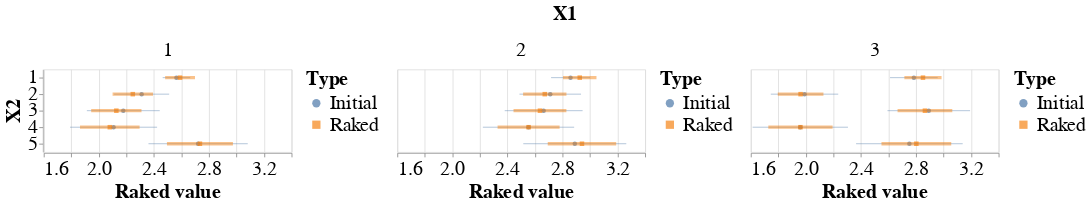

Here is the notebook cell this chart was saved with:
### Code cell
bar = alt.Chart(df_raked).mark_errorbar(clip=True, opacity=0.5).encode(
    alt.X('Upper:Q', scale=alt.Scale(zero=False), axis=alt.Axis(title='Raked value')),
    alt.X2('Lower:Q'),
    alt.Y('X2:N', axis=alt.Axis(title='X2')),
    color=alt.Color('Type:N', legend=None),
    strokeWidth=alt.StrokeWidth('width:Q', legend=None)
)
point = alt.Chart(df_raked).mark_point(
    filled=True
).encode(
    alt.X('Value:Q'),
    alt.Y('X2:N'),
    color=alt.Color('Type:N'),
    shape=alt.Shape('Type:N')
)
chart = alt.layer(point, bar).resolve_scale(
    shape='independent',
    color='independent'
).facet(
    column=alt.Column('X1:N', header=alt.Header(title='X1', titleFontSize=24, labelFontSize=24)),
).configure_axis(
    labelFontSize=24,
    titleFontSize=24
).configure_legend(
    labelFontSize=24,
    titleFontSize=24
)
chart

### Figure 1 — Vega-Lite specification as saved in the notebook (floating-point values rounded to 4 significant figures)
{"config": {"view": {"continuousWidth": 300, "continuousHeight": 300}, "axis": {"labelFontSize": 24, "titleFontSize": 24}, "legend": {"labelFontSize": 24, "titleFontSize": 24}}, "data": {"name": "data-74cff6ac362d26a5a0fbb9d5f4a0d1ab"}, "facet": {"column": {"field": "X1", "header": {"labelFontSize": 24, "title": "X1", "titleFontSize": 24}, "type": "nominal"}}, "spec": {"layer": [{"mark": {"type": "point", "filled": true}, "encoding": {"color": {"field": "Type", "type": "nominal"}, "shape": {"field": "Type", "type": "nominal"}, "x": {"field": "Value", "type": "quantitative"}, "y": {"field": "X2", "type": "nominal"}}}, {"mark": {"type": "errorbar", "clip": true, "opacity": 0.5}, "encoding": {"color": {"field": "Type", "legend": null, "type": "nominal"}, "strokeWidth": {"field": "width", "legend": null, "type": "quantitative"}, "x": {"axis": {"title": "Raked value"}, "field": "Upper", "scale": {"zero": false}, "type": "quantitative"}, "x2": {"field": "Lower"}, "y": {"axis": {"title": "X2"}, "field": "X2", "type": "nominal"}}}], "resolve": {"scale": {"color": "independent", "shape": "independent"}}}, "$schema": "https://vega.github.io/schema/vega-lite/v5.20.1.json", "datasets": {"data-74cff6ac362d26a5a0fbb9d5f4a0d1ab": [{"X1": 1, "X2": 1, "Value": 2.564, "Type": "Initial", "width": 1, "variance": 0.01, "Upper": 2.664, "Lower": 2.464}, {"X1": 2, "X2": 1, "Value": 2.858, "Type": "Initial", "width": 1, "variance": 0.02, "Upper": 3.0, "Lower": 2.717}, {"X1": 3, "X2": 1, "Value": 2.784, "Type": "Initial", "width": 1, "variance": 0.03, "Upper": 2.957, "Lower": 2.611}, {"X1": 1, "X2": 2, "Value": 2.311, "Type": "Initial", "width": 1, "variance": 0.04, "Upper": 2.511, "Lower": 2.111}, {"X1": 2, "X2": 2, "Value": 2.711, "Type": "Initial", "width": 1, "variance": 0.05, "Upper": 2.934, "Lower": 2.487}, {"X1": 3, "X2": 2, "Value": 1.99, "Type": "Initial", "width": 1, "variance": 0.06, "Upper": 2.235, "Lower": 1.745}, {"X1": 1, "X2": 3, "Value": 2.178, "Type": "Initial", "width": 1, "variance": 0.07, "Upper": 2.442, "Lower": 1.913}, {"X1": 2, "X2": 3, "Value": 2.663, "Type": "Initial", "width": 1, "variance": 0.08, "Upper": 2.946, "Lower": 2.38}, {"X1": 3, "X2": 3, "Value": 2.893, "Type": "Initial", "width": 1, "variance": 0.09, "Upper": 3.193, "Lower": 2.593}, {"X1": 1, "X2": 4, "Value": 2.107, "Type": "Initial", "width": 1, "variance": 0.1, "Upper": 2.423, "Lower": 1.791}, {"X1": 2, "X2": 4, "Value": 2.553, "Type": "Initial", "width": 1, "variance": 0.11, "Upper": 2.885, "Lower": 2.221}, {"X1": 3, "X2": 4, "Value": 1.959, "Type": "Initial", "width": 1, "variance": 0.12, "Upper": 2.306, "Lower": 1.613}, {"X1": 1, "X2": 5, "Value": 2.721, "Type": "Initial", "width": 1, "variance": 0.13, "Upper": 3.082, "Lower": 2.361}, {"X1": 2, "X2": 5, "Value": 2.889, "Type": "Initial", "width": 1, "variance": 0.14, "Upper": 3.263, "Lower": 2.515}, {"X1": 3, "X2": 5, "Value": 2.752, "Type": "Initial", "width": 1, "variance": 0.15, "Upper": 3.139, "Lower": 2.364}, {"X1": 1, "X2": 1, "Value": 2.59, "Type": "Raked", "width": 2, "variance": 0.01175, "Upper": 2.698, "Lower": 2.482}, {"X1": 2, "X2": 1, "Value": 2.925, "Type": "Raked", "width": 2, "variance": 0.01475, "Upper": 3.047, "Lower": 2.804}, {"X1": 3, "X2": 1, "Value": 2.85, "Type": "Raked", "width": 2, "variance": 0.01823, "Upper": 2.985, "Lower": 2.715}, {"X1": 1, "X2": 2, "Value": 2.247, "Type": "Raked", "width": 2, "variance": 0.02155, "Upper": 2.393, "Lower": 2.1}, {"X1": 2, "X2": 2, "Value": 2.671, "Type": "Raked", "width": 2, "variance": 0.0248, "Upper": 2.829, "Lower": 2.514}, {"X1": 3, "X2": 2, "Value": 1.961, "Type": "Raked", "width": 2, "variance": 0.02753, "Upper": 2.127, "Lower": 1.796}, {"X1": 1, "X2": 3, "Value": 2.127, "Type": "Raked", "width": 2, "variance": 0.03338, "Upper": 2.31, "Lower": 1.944}, {"X1": 2, "X2": 3, "Value": 2.636, "Type": "Raked", "width": 2, "variance": 0.03686, "Upper": 2.828, "Lower": 2.444}, {"X1": 3, "X2": 3, "Value": 2.865, "Type": "Raked", "width": 2, "variance": 0.03953, "Upper": 3.063, "Lower": 2.666}, {"X1": 1, "X2": 4, "Value": 2.08, "Type": "Raked", "width": 2, "variance": 0.04683, "Upper": 2.296, "Lower": 1.863}, {"X1": 2, "X2": 4, "Value": 2.554, "Type": "Raked", "width": 2, "variance": 0.05072, "Upper": 2.779, "Lower": 2.328}, {"X1": 3, "X2": 4, "Value": 1.96, "Type": "Raked", "width": 2, "variance": 0.0545, "Upper": 2.194, "Lower": 1.727}, {"X1": 1, "X2": 5, "Value": 2.734, "Type": "Raked", "width": 2, "variance": 0.05742, "Upper": 2.974, "Lower": 2.495}, {"X1": 2, "X2": 5, "Value": 2.941, "Type": "Raked", "width": 2, "variance": 0.06181, "Upper": 3.19, "Lower": 2.693}, {"X1": 3, "X2": 5, "Value": 2.802, "Type": "Raked", "width": 2, "variance": 0.06419, "Upper": 3.056, "Lower": 2.549}]}}
